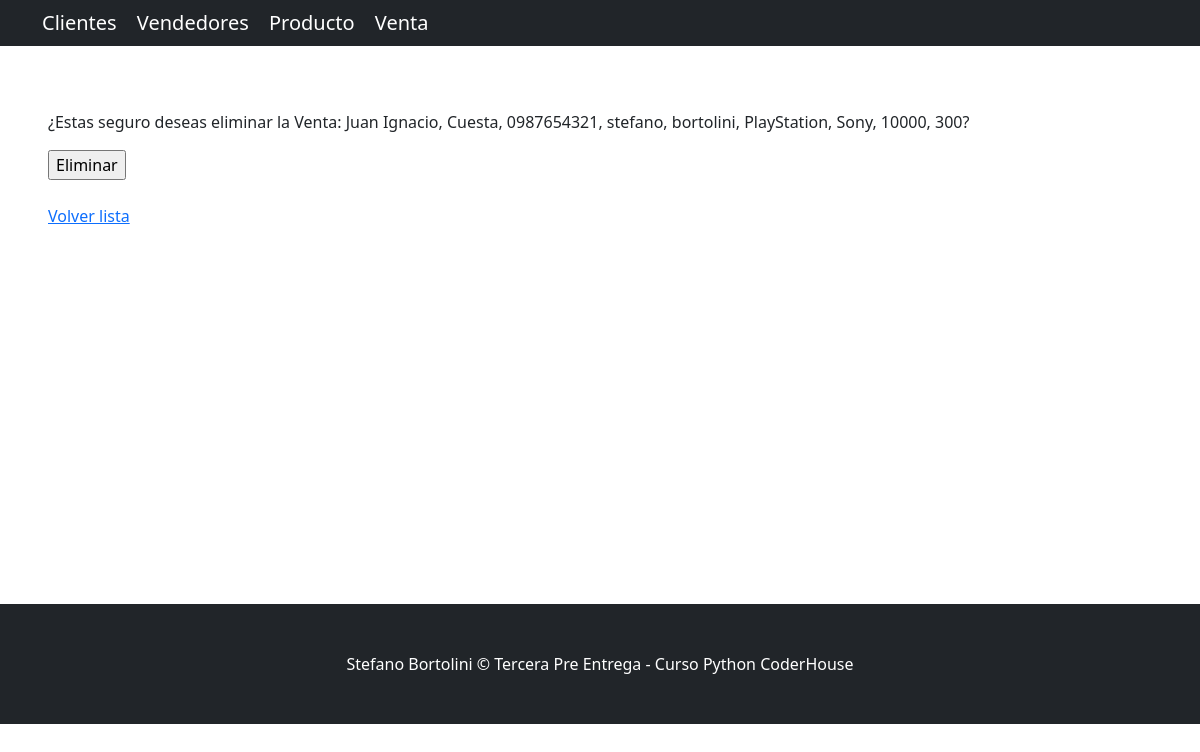
/AppTerceraPreEntrega/eliminar-venta/1/, run on the app's committed database.
### AppTerceraPreEntrega/models.py (models this page shows, shortened)
class Venta(models.Model):
    username  = models.ForeignKey(Vendedor, on_delete=models.CASCADE)
    cliente   = models.ForeignKey(Cliente, on_delete=models.CASCADE)
    producto  = models.ForeignKey(Producto,on_delete=models.CASCADE)
    cantidad  = models.IntegerField()
    preciotot = models.IntegerField()

class Vendedor(models.Model):
    username        = models.CharField(max_length=15)
    nombre          = models.CharField(max_length=256)
    apellido        = models.CharField(max_length=256)
    email           = models.EmailField(blank=True)
    telefono        = models.CharField(max_length=20, blank=True)
    dni             = models.CharField(max_length=32)
    fcha_nacimiento = models.DateField(null=True)
    def __str__(self):
        return f"{self.nombre}, {self.apellido}, {self.dni}"

class Cliente(models.Model):
    nombre      = models.CharField(max_length=256)
    apellido    = models.CharField(max_length=256)
    email       = models.EmailField(blank=True)
    telefono    = models.CharField(max_length=20, blank=True)
    dni         = models.CharField(max_length=32)
    def __str__(self):
        return f"{self.nombre}, {self.apellido}"

class Producto(models.Model):
    nombre  = models.CharField(max_length=30)
    marca   = models.CharField(max_length=20)
    precio  = models.IntegerField()
    stock   = models.IntegerField()
    def __str__(self):
        return f"{self.nombre}, {self.marca}, {self.precio}, {self.stock}"

### AppTerceraPreEntrega/views.py (the view)
# urls.py: path('eliminar-venta/<int:pk>/', VentaDeleteView.as_view(), name="eliminar_venta"),
class VentaDeleteView(DeleteView):
    model = Venta
    success_url = reverse_lazy('lista_venta')

### AppTerceraPreEntrega/templates/AppTerceraPreEntrega/venta_confirm_delete.html (shortened to what this page needs)
{% extends "base.html" %}
{% block contenido %}
<form method="post">
  <p>¿Estas seguro deseas eliminar la Venta: {{object.username}}, {{object.cliente}}, {{object.producto}}?</p>
  <input type="submit" value="Eliminar" />
</form>
<br>
<a href="{% url 'lista_venta' %}">Volver lista</a>
{% endblock contenido %}

### data on the page
Venta: username "Juan Ignacio, Cuesta, 0987654321", cliente "stefano, bortolini", producto "PlayStation, Sony, 10000, 300"
